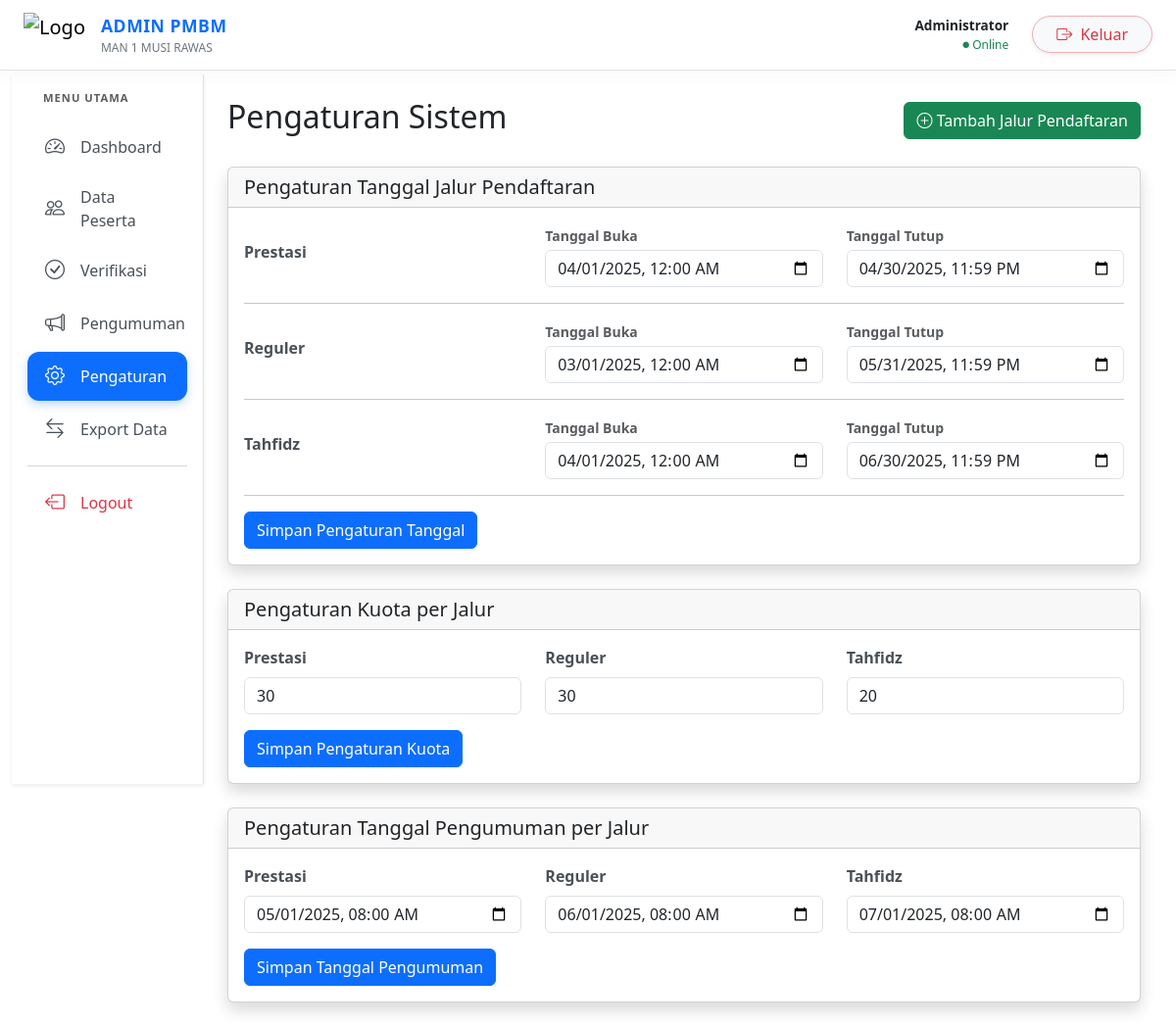
The page /admin/pengaturan.php (signed in) on the database as committed earlier.
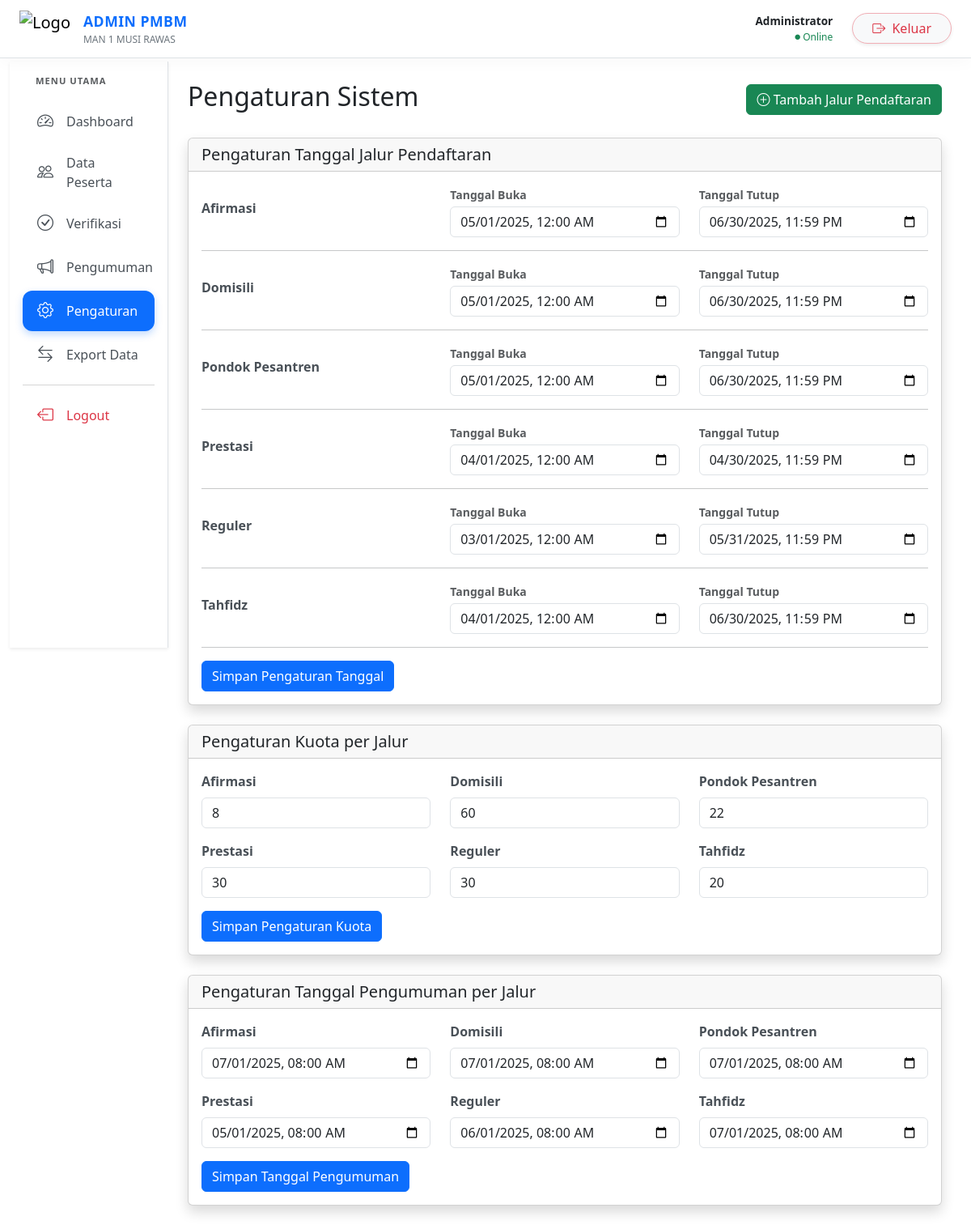
The same page on the database as committed later.
### tables this page shows
CREATE TABLE jalur_pendaftaran (
    id INT PRIMARY KEY AUTO_INCREMENT,
    nama_jalur VARCHAR(50) UNIQUE,
    kuota INT,
    tanggal_buka DATETIME,
    tanggal_tutup DATETIME,
    tanggal_pengumuman DATETIME,
    created_at TIMESTAMP DEFAULT CURRENT_TIMESTAMP
);

### admin/pengaturan.php (the view, shortened to what this page needs)
<?php
require_once __DIR__.'/../config/db.php';
$stmt = $pdo->query("SELECT * FROM jalur_pendaftaran ORDER BY nama_jalur");
$jalur_list = $stmt->fetchAll();
?>
<!DOCTYPE html>
<html lang="id">
<head>
    <link href="https://cdn.jsdelivr.net/npm/bootstrap@5.3.0/dist/css/bootstrap.min.css" rel="stylesheet">
    <link rel="stylesheet" href="https://cdn.jsdelivr.net/npm/bootstrap-icons@1.11.1/font/bootstrap-icons.css">
    <link rel="stylesheet" href="../assets/css/style.css">
</head>
<body>
    <?php include 'partials/admin_header.php'; ?>
    <div class="container-fluid">
        <div class="row g-0">
            <div class="col-md-2 sidebar-container">
                <?php include 'partials/admin_sidebar.php'; ?>
            </div>
            <div class="col-md-10 pt-4 px-4">
                <div class="d-flex justify-content-between align-items-center mb-4">
                    <h2>Pengaturan Sistem</h2>
                    <button type="button" class="btn btn-success" data-bs-toggle="modal" data-bs-target="#tambahJalurModal">
                        <i class="bi bi-plus-circle"></i> Tambah Jalur Pendaftaran
                    </button>
                </div>
                <?php if(empty($jalur_list)): ?>
                    <div class="alert alert-warning">
                        Belum ada jalur pendaftaran. Silakan klik tombol "Tambah Jalur Pendaftaran" di atas untuk memulai.
                    </div>
                <?php else: ?>
                    <div class="card shadow mb-4">
                        <div class="card-header">
                            <h5 class="card-title mb-0">Pengaturan Tanggal Jalur Pendaftaran</h5>
                        </div>
                        <div class="card-body">
                            <form action="process/update_periode.php" method="POST">
                                <?php foreach($jalur_list as $jalur): ?>
                                <div class="row mb-3 align-items-center">
                                    <div class="col-md-4">
                                        <label class="form-label fw-bold"><?= htmlspecialchars($jalur['nama_jalur']) ?></label>
                                    </div>
                                    <div class="col-md-4">
                                        <label class="form-label text-muted small mb-1">Tanggal Buka</label>
                                        <input type="datetime-local" class="form-control"
                                               name="tanggal_buka[<?= $jalur['id'] ?>]"
                                               value="<?= $jalur['tanggal_buka'] ? date('Y-m-d\TH:i', strtotime($jalur['tanggal_buka'])) : '' ?>">
                                    </div>
                                    <div class="col-md-4">
                                        <label class="form-label text-muted small mb-1">Tanggal Tutup</label>
                                        <input type="datetime-local" class="form-control"
                                               name="tanggal_tutup[<?= $jalur['id'] ?>]"
                                               value="<?= $jalur['tanggal_tutup'] ? date('Y-m-d\TH:i', strtotime($jalur['tanggal_tutup'])) : '' ?>">
                                    </div>
                                </div>
                                <hr>
                                <?php endforeach; ?>
                                <button type="submit" class="btn btn-primary">Simpan Pengaturan Tanggal</button>
                            </form>
                        </div>
                    </div>
                    <div class="card shadow mb-4">
                        <div class="card-header">
                            <h5 class="card-title mb-0">Pengaturan Kuota per Jalur</h5>
                        </div>
                        <div class="card-body">
                            <form action="process/update_kuota.php" method="POST">
                                <div class="row">
                                <?php foreach($jalur_list as $jalur): ?>
                                    <div class="col-md-4 mb-3">
                                        <label class="form-label"><?= htmlspecialchars($jalur['nama_jalur']) ?></label>
                                        <input type="number" class="form-control"
                                               name="kuota[<?= $jalur['id'] ?>]"
                                               value="<?= htmlspecialchars($jalur['kuota'] ?? '') ?>"
                                               min="0">
                                    </div>
                                <?php endforeach; ?>
                                </div>
                                <button type="submit" class="btn btn-primary">Simpan Pengaturan Kuota</button>
                            </form>
                        </div>
                    </div>
                    <div class="card shadow mb-4">
                        <div class="card-header">
                            <h5 class="card-title mb-0">Pengaturan Tanggal Pengumuman per Jalur</h5>
                        </div>
                        <div class="card-body">
                            <form action="process/update_pengumuman.php" method="POST">
                                <div class="row">
                                <?php foreach($jalur_list as $jalur): ?>
                                    <div class="col-md-4 mb-3">
                                        <label class="form-label"><?= htmlspecialchars($jalur['nama_jalur']) ?></label>
                                        <input type="datetime-local" class="form-control"
                                               name="tanggal_pengumuman[<?= $jalur['id'] ?>]"
                                               value="<?= $jalur['tanggal_pengumuman'] ? date('Y-m-d\TH:i', strtotime($jalur['tanggal_pengumuman'])) : '' ?>">
                                    </div>
                                <?php endforeach; ?>
                                </div>
                                <button type="submit" class="btn btn-primary">Simpan Tanggal Pengumuman</button>
                            </form>
                        </div>
                    </div>
                <?php endif; ?>
            </div>
        </div>
    </div>
</body>
</html>

### admin/partials/admin_header.php (shortened to what this page needs)
<nav class="navbar navbar-expand-lg bg-white border-bottom admin-navbar py-2">
    <div class="container-fluid px-4">
        <a class="navbar-brand d-flex align-items-center" href="index.php">
            <img src="https://cdn.postimage.me/2026/04/11/logo-kemenag.png" alt="Logo" height="45" class="me-3 drop-shadow-sm">
            <div class="d-flex flex-column">
                <span class="fw-bold text-primary" style="font-size: 1.1rem; letter-spacing: 0.5px;">ADMIN PMBM</span>
                <small class="text-secondary fw-medium" style="font-size: 0.75rem;">MAN 1 MUSI RAWAS</small>
            </div>
        </a>
        <div class="collapse navbar-collapse mt-3 mt-lg-0" id="navbarNav">
            <div class="d-flex align-items-center gap-3">
                <div class="text-end d-none d-md-block me-2">
                    <div class="fw-bold text-dark" style="font-size: 0.85rem;">Administrator</div>
                    <div class="text-success fw-medium" style="font-size: 0.75rem;">
                        <i class="bi bi-circle-fill" style="font-size: 0.4rem; vertical-align: middle;"></i> Online
                    </div>
                </div>
                <a href="../logout.php" class="btn btn-light text-danger fw-medium rounded-pill px-4 shadow-sm border border-danger-subtle custom-logout">
                    <i class="bi bi-box-arrow-right me-1"></i> Keluar
                </a>
            </div>
        </div>
    </div>
</nav>

### admin/partials/admin_sidebar.php (shortened to what this page needs)
<?php
$current_page = basename($_SERVER['PHP_SELF']);
$menu_items = [
    'index.php' => ['icon' => 'bi-speedometer2', 'text' => 'Dashboard'],
    'peserta.php' => ['icon' => 'bi-people', 'text' => 'Data Peserta'],
    'verifikasi.php' => ['icon' => 'bi-check-circle', 'text' => 'Verifikasi'],
    'pengumuman.php' => ['icon' => 'bi-megaphone', 'text' => 'Pengumuman'],
    'pengaturan.php' => ['icon' => 'bi-gear', 'text' => 'Pengaturan'],
    'export_data.php' => ['icon' => 'bi-arrow-left-right', 'text' => 'Export Data']
];
?>
<div class="sidebar bg-white p-3 admin-sidebar border-end shadow-sm">
    <div class="mb-3 px-3 text-muted small fw-bold text-uppercase" style="letter-spacing: 1px; font-size: 0.7rem;">Menu Utama</div>
    <div class="d-flex flex-column gap-1">
        <?php foreach($menu_items as $url => $item):
            $isActive = $current_page === $url;
        ?>
            <a href="<?= $url ?>" class="sidebar-link <?= $isActive ? 'active' : '' ?>">
                <i class="bi <?= $item['icon'] ?> fs-5 me-3"></i>
                <span class="fw-medium"><?= $item['text'] ?></span>
            </a>
        <?php endforeach; ?>
        <hr class="my-2 text-muted">
        <a href="logout.php" class="sidebar-link text-danger logout-link">
            <i class="bi bi-box-arrow-left fs-5 me-3"></i>
            <span class="fw-medium">Logout</span>
        </a>
    </div>
</div>

### assets/css/style.css (style rules this page uses)
.navbar { background: #fff; }
.form-label { font-weight: 600; color: #495057; }

### admin/partials/admin_header.php (style rules this page uses)
.admin-navbar { position: fixed; top: 0; right: 0; left: 0; z-index: 1030; box-shadow: 0 4px 20px rgba(0,0,0,0.03); }
.custom-logout { transition: all 0.3s ease; }

### admin/partials/admin_sidebar.php (style rules this page uses)
.admin-sidebar { position: relative; z-index: 1; min-height: calc(100vh - 76px); }
.sidebar-link { display: flex; align-items: center; padding: 10px 18px; color: #495057; text-decoration: none; border-radius: 12px; transition: all 0.25s ease; }
.sidebar-link.active { background-color: #0d6efd; color: white; box-shadow: 0 4px 10px rgba(13, 110, 253, 0.25); }
@media (min-width: 768px) { .admin-sidebar { position: sticky; top: 76px; } }

Rows that differ between the two databases and show on the page:
added jalur_pendaftaran: nama_jalur "Afirmasi", tanggal_buka "05/01/2025 00:00", tanggal_tutup "06/30/2025 23:59", kuota "8", tanggal_pengumuman "07/01/2025 08:00"
added jalur_pendaftaran: nama_jalur "Domisili", tanggal_buka "05/01/2025 00:00", tanggal_tutup "06/30/2025 23:59", kuota "60", tanggal_pengumuman "07/01/2025 08:00"
added jalur_pendaftaran: nama_jalur "Pondok Pesantren", tanggal_buka "05/01/2025 00:00", tanggal_tutup "06/30/2025 23:59", kuota "22", tanggal_pengumuman "07/01/2025 08:00"
